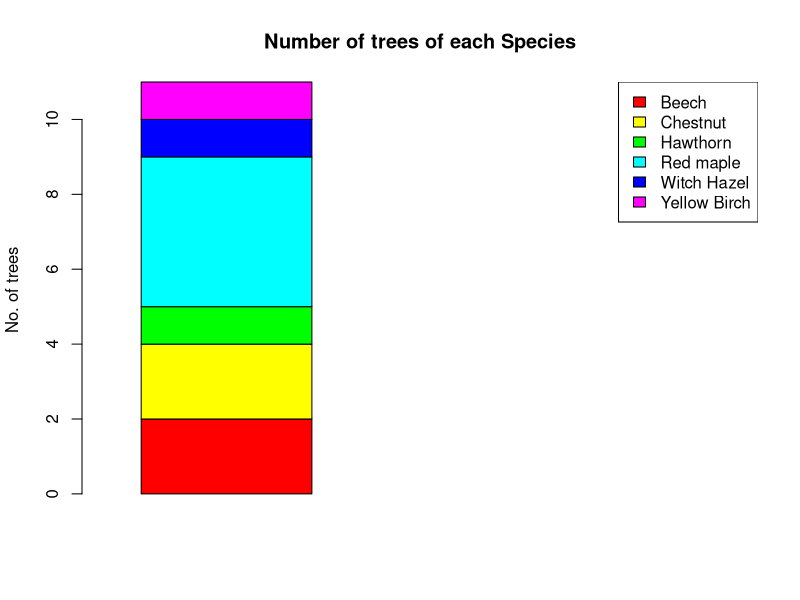

The R script that drew this image:
tree.species <- c("Beech","Chestnut","Hawthorn","Red maple","Witch Hazel","Yellow Birch")
no.of.tree <- c(2,2,1,4,1,1)

mat <- matrix(no.of.tree, ncol = 1)
print(mat)

barplot(mat,
        ylab = "No. of trees",
        col = rainbow(length(no.of.tree)),
        main = "Number of trees of each Species",
        xlim = c(0,11),width = 3)
legend("topright",tree.species,
       fill = rainbow(length(no.of.tree)))

        